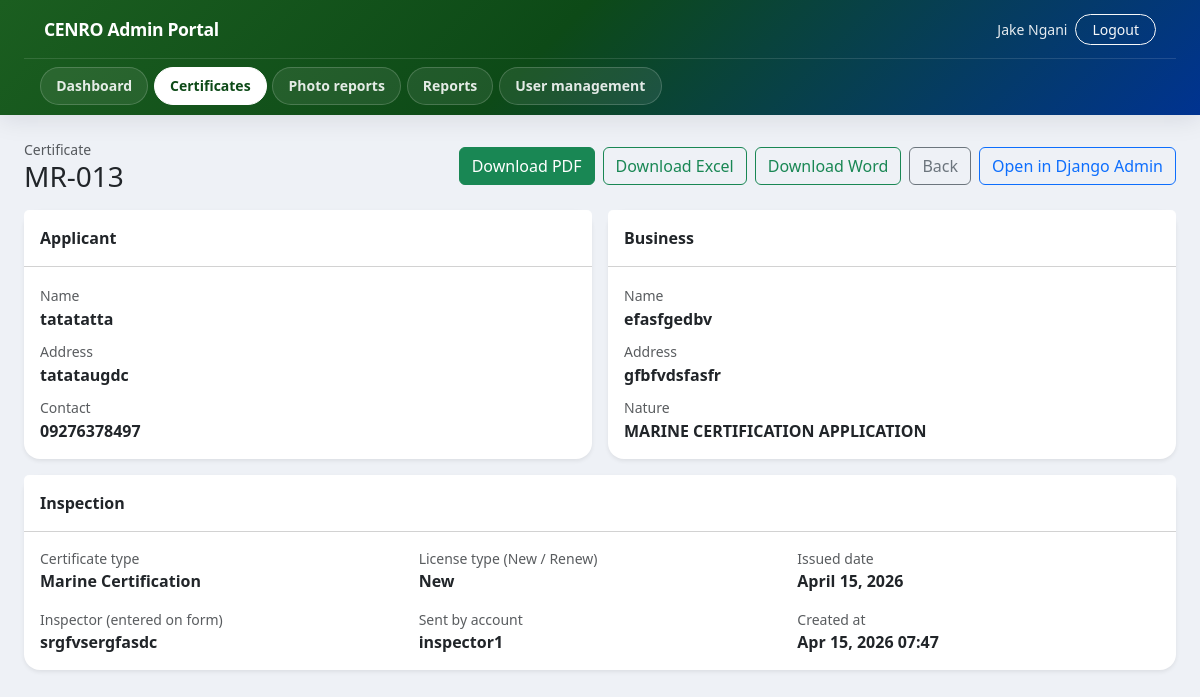
/panel/certificates/22/ (signed in), run on the app's committed database.
### certificates/models.py (models this page shows, shortened)
class Certificate(models.Model):
  CERTIFICATE_TYPE_CHOICES = [
    ('builders_form', 'Builders Form'),
    ('motorized_certification', 'Motorized Certification'),
    ('marine_certification', 'Marine Certification'),
    ('exclusive_fish_privilege', 'Exclusive Fish Privilege'),
  ]
  certificate_type = models.CharField(
    max_length=32,
    choices=CERTIFICATE_TYPE_CHOICES,
    default='marine_certification',
    verbose_name='Certificate type',
    help_text='Form category: Builders, Motorized, Marine, or Exclusive Fish.',
  )
  control_number = models.CharField(max_length=50, unique=True)
  applicant_name = models.CharField(max_length=255)
  applicant_address = models.TextField()
  license_type = models.CharField(
    max_length=20,
    verbose_name='License (New / Renew)',
  )
  nature_of_business = models.CharField(max_length=255)
  business_name = models.CharField(max_length=255)
  business_address = models.TextField()
  contact_number = models.CharField(max_length=50)
  issued_date = models.CharField(max_length=100)
  inspector_name = models.CharField(max_length=255)
  created_by = models.ForeignKey(
    User,
    on_delete=models.SET_NULL,
    null=True,
    blank=True,
    related_name='certificates',
  )
  created_at = models.DateTimeField(auto_now_add=True)
  class Meta:
    ordering = ['-created_at']

### certificates/portal_views.py (the view)
@portal_staff_required
def certificate_detail(request, pk: int):
  cert = get_object_or_404(Certificate.objects.select_related('created_by'), pk=pk)
  return render(
    request,
    'portal/certificate_detail.html',
    {'cert': cert},
  )

### certificates/portal_views.py (called while the page is built)
def portal_staff_required(view_func):
  @wraps(view_func)
  @login_required(login_url='/panel/login/')
  def wrapper(request, *args, **kwargs):
    if not request.user.is_staff:
      logout(request)
      return redirect('/panel/login/')
    return view_func(request, *args, **kwargs)
  return wrapper

### templates/portal/certificate_detail.html (shortened to what this page needs)
{% extends "portal/base.html" %}
{% block content %}
<div class="d-flex flex-wrap gap-2 justify-content-between align-items-center mb-3">
  <div>
    <div class="text-muted small">Certificate</div>
    <h3 class="mb-0">{{ cert.control_number }}</h3>
  </div>
  <div class="d-flex gap-2">
    <a
      id="download-pdf-btn"
      class="btn btn-success"
      href="{% url 'portal_cert_export' cert.pk 'pdf' %}"
      data-filename="{{ cert.control_number }}.pdf"
    >Download PDF</a>
    <a class="btn btn-outline-success" href="{% url 'portal_cert_export' cert.pk 'excel' %}">Download Excel</a>
    <a class="btn btn-outline-success" href="{% url 'portal_cert_export' cert.pk 'word' %}">Download Word</a>
    <a class="btn btn-outline-secondary" href="/panel/certificates/">Back</a>
    <a class="btn btn-outline-primary" href="/admin/certificates/certificate/{{ cert.pk }}/change/">Open in Django Admin</a>
  </div>
</div>
<div class="row g-3">
  <div class="col-lg-6">
    <div class="card border-0 shadow-sm">
      <div class="card-header bg-white py-3 fw-bold">Applicant</div>
      <div class="card-body">
        <div class="mb-2"><span class="text-muted small">Name</span><div class="fw-semibold">{{ cert.applicant_name }}</div></div>
        <div class="mb-2"><span class="text-muted small">Address</span><div class="fw-semibold">{{ cert.applicant_address }}</div></div>
        <div class="mb-0"><span class="text-muted small">Contact</span><div class="fw-semibold">{{ cert.contact_number }}</div></div>
      </div>
    </div>
  </div>
  <div class="col-lg-6">
    <div class="card border-0 shadow-sm">
      <div class="card-header bg-white py-3 fw-bold">Business</div>
      <div class="card-body">
        <div class="mb-2"><span class="text-muted small">Name</span><div class="fw-semibold">{{ cert.business_name }}</div></div>
        <div class="mb-2"><span class="text-muted small">Address</span><div class="fw-semibold">{{ cert.business_address }}</div></div>
        <div class="mb-0"><span class="text-muted small">Nature</span><div class="fw-semibold">{{ cert.nature_of_business }}</div></div>
      </div>
    </div>
  </div>
</div>
<div class="row g-3 mt-0">
  <div class="col-lg-12">
    <div class="card border-0 shadow-sm">
      <div class="card-header bg-white py-3 fw-bold">Inspection</div>
      <div class="card-body">
        <div class="row g-3">
          <div class="col-md-4">
            <div class="text-muted small">Certificate type</div>
            <div class="fw-semibold">{{ cert.get_certificate_type_display }}</div>
          </div>
          <div class="col-md-4">
            <div class="text-muted small">License type (New / Renew)</div>
            <div class="fw-semibold">{{ cert.license_type }}</div>
          </div>
          <div class="col-md-4">
            <div class="text-muted small">Issued date</div>
            <div class="fw-semibold">{{ cert.issued_date }}</div>
          </div>
          <div class="col-md-4">
            <div class="text-muted small">Inspector (entered on form)</div>
            <div class="fw-semibold">{{ cert.inspector_name }}</div>
          </div>
          <div class="col-md-4">
            <div class="text-muted small">Sent by account</div>
            <div class="fw-semibold">
              {% if cert.created_by %}
                {{ cert.created_by.username }}
              {% elif cert.inspector_name %}
                {{ cert.inspector_name }} <span class="text-muted small">(legacy)</span>
              {% else %}
                —
              {% endif %}
            </div>
          </div>
          <div class="col-md-4">
            <div class="text-muted small">Created at</div>
            <div class="fw-semibold">{{ cert.created_at|date:"M d, Y H:i" }}</div>
          </div>
        </div>
      </div>
    </div>
  </div>
</div>
{% endblock %}

### templates/portal/base.html (shortened to what this page needs)
{% load static %}
<!doctype html>
<html lang="en">
  <head>
    <link href="https://cdn.jsdelivr.net/npm/bootstrap@5.3.2/dist/css/bootstrap.min.css" rel="stylesheet">
  </head>
  <body>
    <header class="portal-shell">
      <div class="container-fluid px-3 px-md-4">
        <div class="portal-shell-top">
          <a class="portal-brand" href="/panel/">CENRO Admin Portal</a>
          <div class="d-flex align-items-center gap-2 flex-wrap">
            <span class="portal-user-meta d-none d-sm-inline">
              {{ request.user.first_name }} {{ request.user.last_name }}
            </span>
            <a class="btn btn-sm btn-outline-light rounded-pill px-3" href="/panel/logout/">Logout</a>
          </div>
        </div>
        <nav class="portal-nav-row" aria-label="Main">
          <a href="/panel/" class="{% if request.path == '/panel/' %}portal-nav-active{% endif %}">Dashboard</a>
          <a href="/panel/certificates/" class="{% if '/panel/certificates' in request.path %}portal-nav-active{% endif %}">Certificates</a>
          <a href="/panel/photo-reports/" class="{% if '/panel/photo-reports' in request.path %}portal-nav-active{% endif %}">Photo reports</a>
          <a href="/panel/reports/" class="{% if '/panel/reports/' in request.path %}portal-nav-active{% endif %}">Reports</a>
          <a href="/panel/inspectors/" class="{% if '/panel/inspectors' in request.path %}portal-nav-active{% endif %}">User management</a>
        </nav>
      </div>
    </header>
    <main class="container-fluid px-3 px-md-4 py-4">
      {% block content %}{% endblock %}
    </main>
  </body>
</html>

### templates/portal/base.html (style rules this page uses)
:root { --p-primary: #1b5e20; --p-primary-dark: #0d4a17; --p-secondary: #003391; --p-surface: #eef1f6; --p-header-shadow: 0 4px 24px rgba(16, 24, 40, 0.1); }
body { background: var(--p-surface); font-family: system-ui, -apple-system, "Segoe UI", Roboto, "Helvetica Neue", Arial, sans-serif; }
.portal-shell { position: sticky; top: 0; z-index: 1030; background: linear-gradient(135deg, var(--p-primary) 0%, var(--p-primary-dark) 45%, var(--p-secondary) 100%); box-shadow: var(--p-header-shadow); }
.portal-shell-top { display: flex; flex-wrap: wrap; align-items: center; justify-content: space-between; gap: 0.75rem 1rem; padding: 0.85rem 1.25rem; border-bottom: 1px solid rgba(255, 255, 255, 0.12); }
.portal-brand { color: #fff; font-weight: 800; font-size: 1.1rem; letter-spacing: -0.02em; text-decoration: none; }
.portal-user-meta { color: rgba(255, 255, 255, 0.9); font-size: 0.875rem; font-weight: 500; }
.portal-nav-row { padding: 0.5rem 1rem 0.65rem; display: flex; flex-wrap: wrap; align-items: center; gap: 0.35rem; overflow-x: auto; -webkit-overflow-scrolling: touch; }
.portal-nav-row a { display: inline-flex; align-items: center; padding: 0.45rem 0.95rem; border-radius: 999px; font-size: 0.875rem; font-weight: 600; color: rgba(255, 255, 255, 0.88); text-decoration: none; white-space: nowrap; border: 1px solid rgba(255, 255, 255, 0.18); background: rgba(255, 255, 255, 0.08); transition: background 0.15s ease, color 0.15s ease, border-color 0.15s ease; }
.portal-nav-row a.portal-nav-active { background: #fff; color: var(--p-primary-dark); border-color: #fff; }
.card { border-radius: 16px; }

### data on the page
Certificate: control_number "MR-013", applicant_name "tatatatta", applicant_address "tatataugdc", contact_number "09276378497", business_name "efasfgedbv", business_address "gfbfvdsfasfr", nature_of_business "MARINE CERTIFICATION APPLICATION", certificate_type "Marine Certification", license_type "New", issued_date "April 15, 2026", inspector_name "srgfvsergfasdc", created_by.username "inspector1", created_at "Apr 15, 2026 07:47"

### other printed values
{{ request.user.first_name }} "Jake"
{{ request.user.last_name }} "Ngani"
